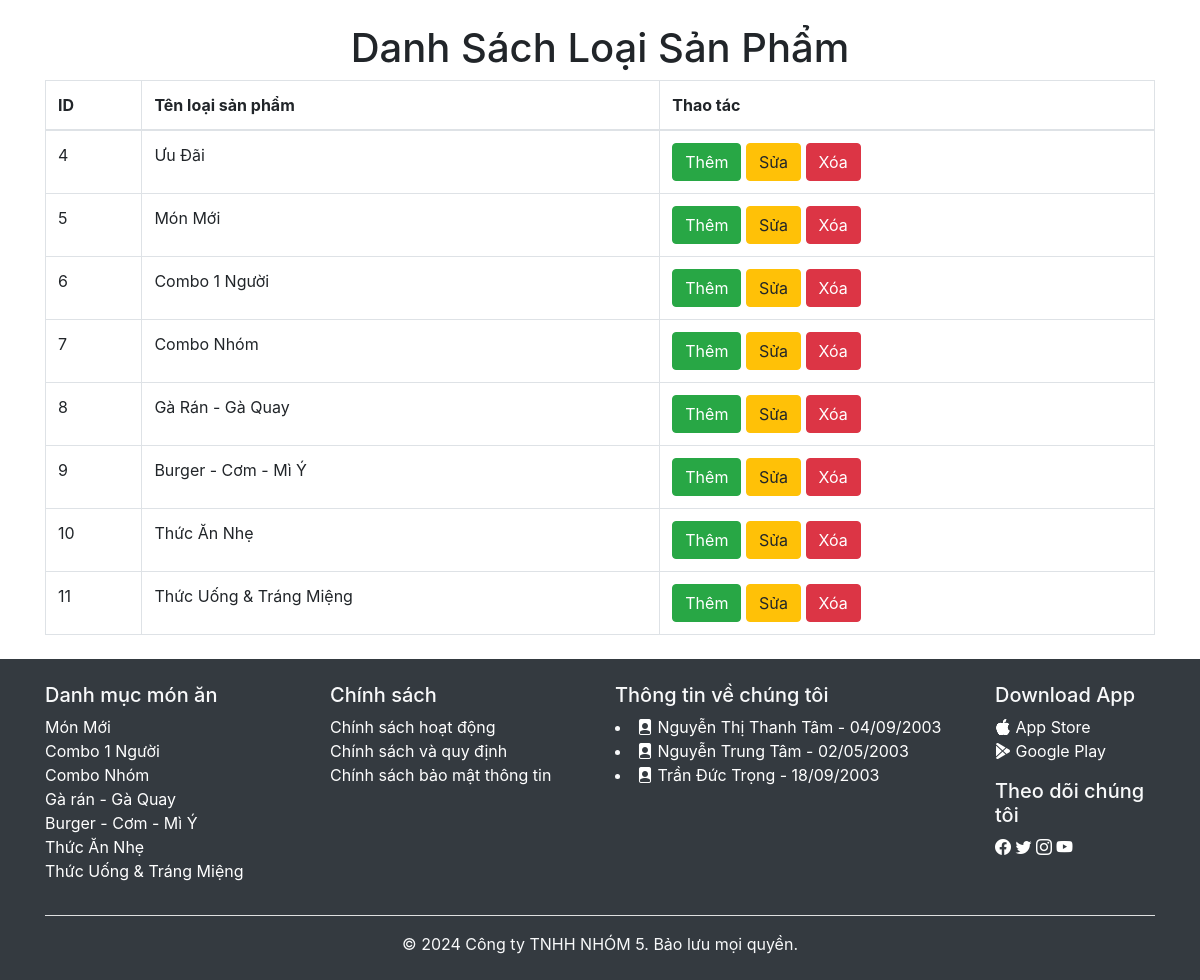
Screenshot of /fast_food_website/list_categories.php with the database file from the repository.
### tables this page shows
CREATE TABLE `categories` (
  `id` int(11) NOT NULL,
  `name` varchar(50) NOT NULL,
  `description` text NOT NULL
);

### fast_food_website/list_categories.php (the view, shortened to what this page needs)
<?php
include 'includes/db_connection.php';
$categories = $conn->query("SELECT * FROM categories");
?>
<!DOCTYPE html>
<html lang="vi">
<head>
    <link rel="stylesheet" href="https://stackpath.bootstrapcdn.com/bootstrap/4.5.2/css/bootstrap.min.css">
</head>
<body>
<main class="container my-4">
    <h1 class="text-center">Danh Sách Loại Sản Phẩm</h1>
    <table class="table table-bordered">
        <thead>
            <tr>
                <th>ID</th>
                <th>Tên loại sản phẩm</th>
                <th>Thao tác</th>
            </tr>
        </thead>
        <tbody>
            <?php while ($row = $categories->fetch_assoc()): ?>
                <tr>
                    <td><?php echo $row['id']; ?></td>
                    <td><?php echo htmlspecialchars($row['name']); ?></td>
                    <td>
                        <a href="add_category.php?id=<?php echo $row['id']; ?>" class="btn btn-success">Thêm</a>
                        <a href="edit_category.php?id=<?php echo $row['id']; ?>" class="btn btn-warning">Sửa</a>
                        <a href="delete_category.php?id=<?php echo $row['id']; ?>" class="btn btn-danger" onclick="return confirm('Bạn có chắc chắn muốn xóa loại sản phẩm này không?');">Xóa</a>
                    </td>
                </tr>
            <?php endwhile; ?>
        </tbody>
    </table>
</main>
<?php include 'includes/footer.php'; ?>
</body>
</html>

### fast_food_website/includes/footer.php (shortened to what this page needs)
<footer class="bg-dark text-light py-4">
    <div class="container">
        <div class="row">
            <div class="col-md-3">
                <h5>Danh mục món ăn</h5>
                <ul class="list-unstyled">
                    <li><a href="#" class="footer-link">Món Mới</a></li>
                    <li><a href="#" class="footer-link">Combo 1 Người</a></li>
                    <li><a href="#" class="footer-link">Combo Nhóm</a></li>
                    <li><a href="#" class="footer-link">Gà rán - Gà Quay</a></li>
                    <li><a href="#" class="footer-link">Burger - Cơm - Mì Ý</a></li>
                    <li><a href="#" class="footer-link">Thức Ăn Nhẹ</a></li>
                    <li><a href="#" class="footer-link">Thức Uống & Tráng Miệng</a></li>
                </ul>
            </div>
            <div class="col-md-3">
                <h5>Chính sách</h5>
                <ul class="list-unstyled">
                    <li><a href="#" class="footer-link">Chính sách hoạt động</a></li>
                    <li><a href="#" class="footer-link">Chính sách và quy định</a></li>
                    <li><a href="#" class="footer-link">Chính sách bảo mật thông tin</a></li>
                </ul>
            </div>
            <div class="col-md-4">
                <h5>Thông tin về chúng tôi</h5>
                <li><a href="#" class="footer-link"><i class="bi bi-file-person-fill"></i> Nguyễn Thị Thanh Tâm - 04/09/2003</a></li>
                <li><a href="#" class="footer-link"><i class="bi bi-file-person-fill"></i> Nguyễn Trung Tâm - 02/05/2003</a></li>
                <li><a href="#" class="footer-link"><i class="bi bi-file-person-fill"></i> Trần Đức Trọng - 18/09/2003</a></li>
            </div>
            <div class="col-md-2">
                <h5>Download App</h5>
                <ul class="list-unstyled">
                    <li><a href="#" class="footer-link"><i class="bi bi-apple"></i> App Store</a></li>
                    <li><a href="#" class="footer-link"><i class="bi bi-google-play"></i> Google Play</a></li>
                </ul>
                <h5>Theo dõi chúng tôi</h5>
                <a href="#" class="me-2 footer-link"><i class="fab fa-facebook-f"></i><i class="bi bi-facebook"></i></a>
                <a href="#" class="me-2 footer-link"><i class="fab fa-twitter"></i><i class="bi bi-twitter"></i></a>
                <a href="#" class="me-2 footer-link"><i class="fab fa-instagram"></i><i class="bi bi-instagram"></i></a>
                <a href="#" class="footer-link"><i class="fab fa-youtube"></i><i class="bi bi-youtube"></i></a>
            </div>
        </div>
        <hr class="bg-light">
        <p class="mb-0 text-center">© 2024 Công ty TNHH NHÓM 5. Bảo lưu mọi quyền.</p>
    </div>
</footer>
<link rel="stylesheet" href="https://cdn.jsdelivr.net/npm/bootstrap-icons@1.10.5/font/bootstrap-icons.css">

### fast_food_website/includes/footer.php (style rules this page uses)
.footer-link { color: #ffffff; text-decoration: none; }

### rows the page displays
categories: id "4", name "Ưu Đãi"
categories: id "5", name "Món Mới"
categories: id "6", name "Combo 1 Người"
categories: id "7", name "Combo Nhóm"
categories: id "8", name "Gà Rán - Gà Quay"
categories: id "9", name "Burger - Cơm - Mì Ý"
categories: id "10", name "Thức Ăn Nhẹ"
categories: id "11", name "Thức Uống & Tráng Miệng"
